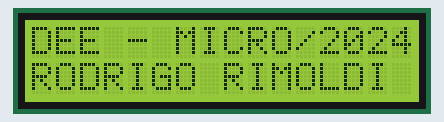
The sketch below on a simulated Arduino Uno, built with avr-gcc and run on an emulated ATmega328P. Shown: 16×2 character LCD.

Above: at 0.1 s.
At 2.1 s:
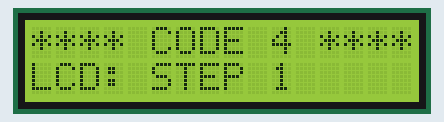

Measured:
- what the display in image 1 shows lasts 2.0 s, from 2.1 s to 4.1 s

The sketch:

Code4.ino
```cpp
/*
 * Arquivo:     Code4.ino
 * Autor:       Prof. Rodrigo Rimoldi de Lima
 *
 * Criacao:     31/07/2024
 *
 * Descricao:   Codigo desenvolvido para acionar um display LCD 16x2 em 4 bits.
 *
 * Pinagem do LCD:  D7(GPIO0), D6(GPIO4), D5(GPIO16), D4(GPIO17),
 *                  D3 a D0 (GND), RS(GPIO5), R/W(GND), E(GPIO18)
 */

#include <LiquidCrystal.h>

// Inicializa a biblioteca com os números dos pinos conectados
LiquidCrystal lcd(18, 5, 17, 16, 4, 0);
              // (RS, E, D4, D5, D6, D7), 4 bits

void setup() {
  // Configura a quantidade de colunas e linhas do LCD
  lcd.begin(16, 2);
  }

void loop() {
  // Define o cursor para a coluna 0, linha 0
  lcd.setCursor(0, 0);
  // Imprime uma mensagem no na linha 1 do LCD
  lcd.print("DEE - MICRO/2024");
  // Define o cursor para a coluna 0, linha 2
  lcd.setCursor(0, 1);
  // Imprime uma mensagem no na linha 1 do LCD
  lcd.print("RODRIGO RIMOLDI ");
  delay(2000);
  lcd.clear();
  // Define o cursor para a coluna 0, linha 0
  lcd.setCursor(0, 0);
  // Imprime uma mensagem no na linha 1 do LCD
  lcd.print("**** CODE 4 ****");
  // Define o cursor para a coluna 0, linha 2
  lcd.setCursor(0, 1);
  // Imprime uma mensagem no na linha 1 do LCD
  lcd.print("LCD: STEP 1");
  delay(2000);
}
```
